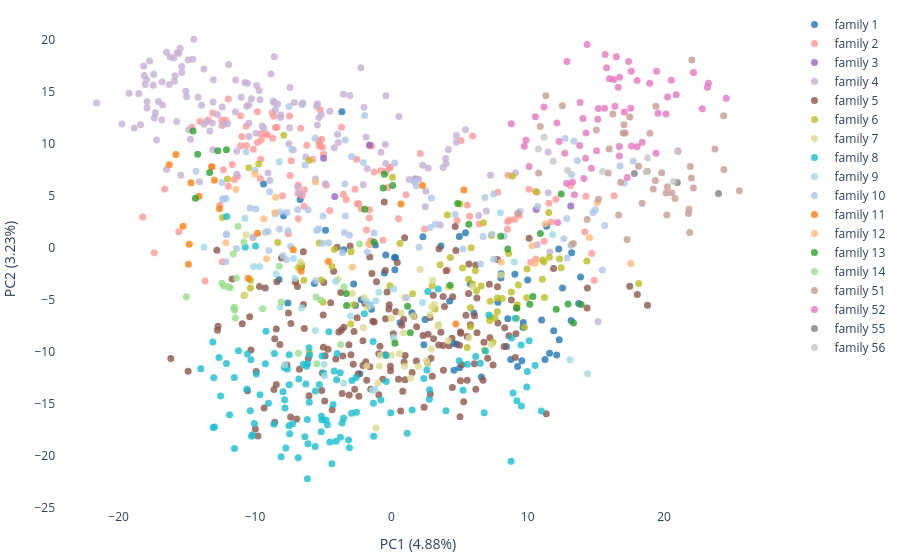

Write notebook code for a chart like this one.
### Code cell
import plotly.graph_objects as go 

# Visualize pca 
OR_name = list(pca_df.index)

# Extract OR class from index
index_family = pd.Series(re.match(r'Or(\d+)', _OR).group(1) if re.match(r'Or(\d+)', _OR) else None for _OR in pca_df.index)

# Define colors for each class
colormap = cf.distinct_colors(np.unique(index_family), category='tab20')

# Plot
fig = go.Figure()

for _family in np.sort(np.unique(index_family).astype(int)): 
    subset = pca_df.reset_index(names='OR')[index_family == str(_family)]
    
    fig.add_trace(go.Scatter(
        x=subset['PCA_1'],  # First dimension
        y=subset['PCA_2'],  # Second dimension
        text=subset['OR'],    # Labels
        mode='markers',
        name= f'family {str(_family)}',
        marker=dict(
            color=colormap[str(_family)],
            size = 8, opacity=0.6
        )
    ))


fig.update_traces( marker=dict(size=7, opacity = 0.8))
fig.update_layout(xaxis_title = f'PC1 ({variance_ratio[0]*100:.2f}%)',
                  yaxis_title = f'PC2 ({variance_ratio[1]*100:.2f}%)',
                  margin=dict(r=10, l=10, b=10, t=10),
                  plot_bgcolor='white',  # set the plot background color to white
                  paper_bgcolor='white',  # set the paper background color to white
)
fig.show()
# fig.write_html('../../output/ESM/PCA/Cbc_esm/PCA_Cbc_esm_family.html')
